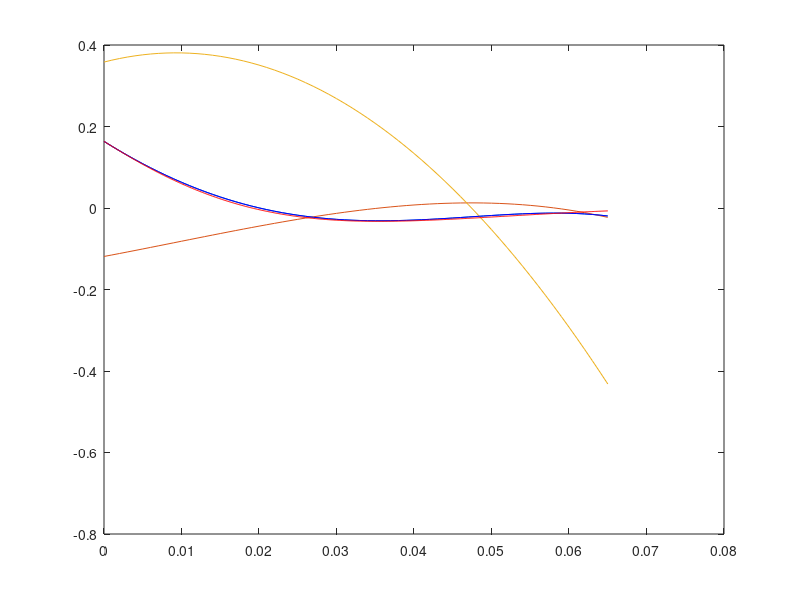

This chart was generated by the following MATLAB code:
clear all;

degToRad = 2 * pi / 360;
a = -1.25e06 * degToRad;
b = 4.646e04 * degToRad;
c = 1.026e04 * degToRad;
d = -681.3 * degToRad;
e = 9.368 * degToRad;
% kp = -4.009218337159577e03;
% kd = -0.078399989905992e03;
% ks = 0.752916589319886e03;

ks = 0.006234832611976e03;
kd = -0.083291497874863e03;
kp = -4.912754171591265e03;

endTime = 0.065;

times = 0 : 0.001 : endTime;
count = size(times, 2);
for i = 1 : count
    t = times(i);
    x(i) = a * t^4 + b * t^3 + c * t^2 + d * t + e;
    xdot(i) = 4 * a * t^3 + 3 * b * t^2 + 2 * c * t + d;
    xddot(i) = 12 * a * t^2 + 6 * b * t + 2 * c;
    
end
plot(times, x, times, xdot / 100, times, xddot / 1000);
% plot(x, xddot);
timeStep = 0.0001;
newTimes = 0 : timeStep : endTime;
count = size(newTimes, 2);
recoveredXDot(1) = xdot(1);
recoveredX(1) = x(1);

for i = 2 : count
%     sgn = 1;
    sgn = -recoveredXDot(i - 1) / abs(recoveredXDot(i - 1));
    recoveredAcc = kp * recoveredX(i - 1) + kd * recoveredXDot(i - 1) + sgn * ks;
    recoveredXDot(i) = recoveredXDot(i - 1) + timeStep * recoveredAcc;
    recoveredX(i) = recoveredX(i - 1) + timeStep * recoveredXDot(i);
end
hold on;
plot(times, x, 'b');
plot(newTimes, recoveredX, 'r');
% plot(times, x, 'b');
% plot(newTimes, recoveredX, newTimes, recoveredXDot / 100);




